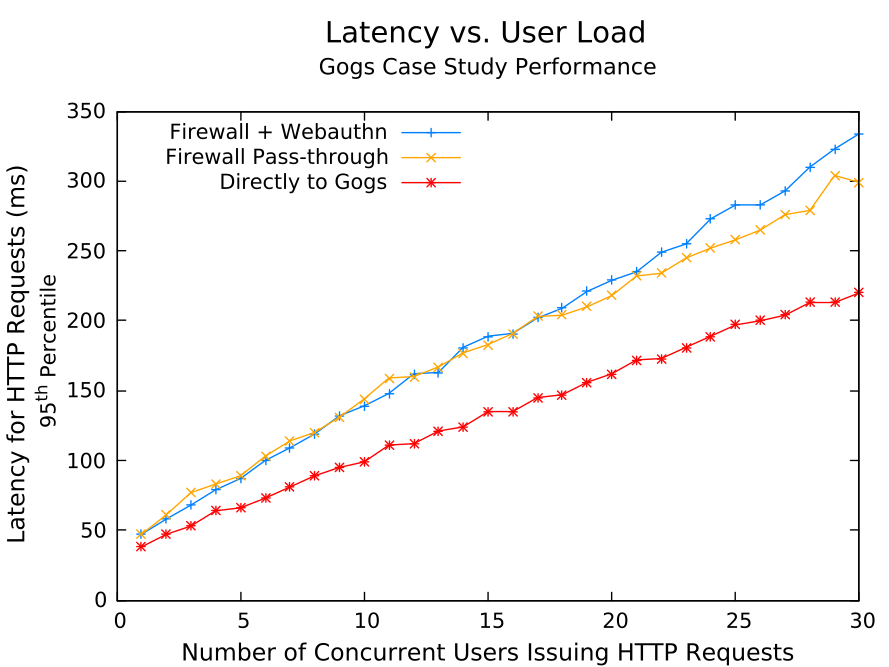

Here is the gnuplot script that generated this plot:
set tics font ",11"

set key top left
set key font ",11"

set xlabel 'Number of Concurrent Users Issuing HTTP Requests'
set xlabel font ",13"

set ylabel "Latency for HTTP Requests (ms)\n{/*0.9 95^{th} Percentile}"
set ylabel font ",13"
set ylabel offset -1,0,0

set lmargin 12

set title "Latency vs. User Load\n{/*0.8 Gogs Case Study Performance}"
set title font ",16"

plot 'runtimes.dat' using 1:2 title "Firewall + Webauthn" linecolor "web-blue" with linespoints, \
     'runtimes.dat' using 1:3 title "Firewall Pass-through" linecolor "orange" with linespoints, \
     'runtimes.dat' using 1:4 title "Directly to Gogs" linecolor "red" with linespoints
